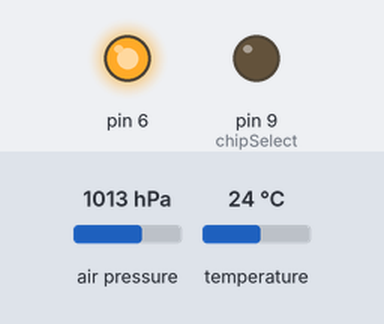
Simulated run of this sketch. Board: Arduino Uno, built with avr-gcc and run on an emulated ATmega328P. Parts: output pins drawn as LEDs (lit = HIGH). Inputs (shaded band) come from the test bench; at power-on: air pressure 1013 hPa, temperature 24 °C. Storage starts empty; what the sketch prints to the serial monitor is not drawn.

Above: at 0.1 s.
Timing chart, 0 to 1.6 s (numbered marks = the images above):
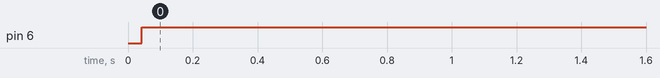

The sketch:

FinalTemperaturaPressioAltitud.ino
```cpp
#include <Wire.h>
#include <Adafruit_BMP085.h>
#define seaLevelPressure_hPa 1020.25
#include <SD.h> //Load SD library

int chipSelect = 9; //chip select pin for the MicroSD Card Adapter
File file; // file object that is used to read and write data
Adafruit_BMP085 bmp;

void setup() {
  Serial.begin(9600);
  pinMode(6, OUTPUT);
  if (!bmp.begin()) {
  Serial.println("Could not find a valid BMP085 sensor, check wiring!");
  while (1) {}
  }
  pinMode(chipSelect, OUTPUT); // chip select pin must be set to OUTPUT mode
  if (!SD.begin(chipSelect)) { // Initialize SD card
    Serial.println("Could not initialize SD card."); // if return value is false, something went wrong.
  }

  if (SD.exists("file.txt")) { // if "file.txt" exists, fill will be deleted
    Serial.println("File exists.");
    if (SD.remove("file.txt") == true) {
      Serial.println("Successfully removed file.");
    } else {
      Serial.println("Could not removed file.");
    }
  }
}

void loop() {

   file = SD.open("file.txt", FILE_WRITE); // open "file.txt" to write data
  if (file) {

    file.print(bmp.readTemperature()); // write number to file
    file.print(";");
    file.print(bmp.readPressure());
    file.print(";");
    file.print(bmp.readAltitude());
    file.print(";");
    file.println(bmp.readSealevelPressure());
    file.close(); // close file

    //Turn on LED if everything works
    digitalWrite(6, HIGH);


    Serial.print("Temperature: "); // debug output: show written number in serial monitor
    Serial.println(bmp.readTemperature());
  } else {
    digitalWrite(6, LOW);
    Serial.println("Could not open file (writing).");
  }

  file = SD.open("file.txt", FILE_READ); // open "file.txt" to read data
  if (file) {
    Serial.println("- – Reading start – -");
    char character;
    while ((character = file.read()) != -1) { // this while loop reads data stored in "file.txt" and prints it to serial monitor
      Serial.print(character);
    }
    file.close();
    Serial.println("- – Reading end – -");
  } else {
    Serial.println("Could not open file (reading).");
  }
  delay(2000); // wait for 5000ms
}
```

Measured:
- by itself, pin 6: LOW → HIGH at 0.04 s
